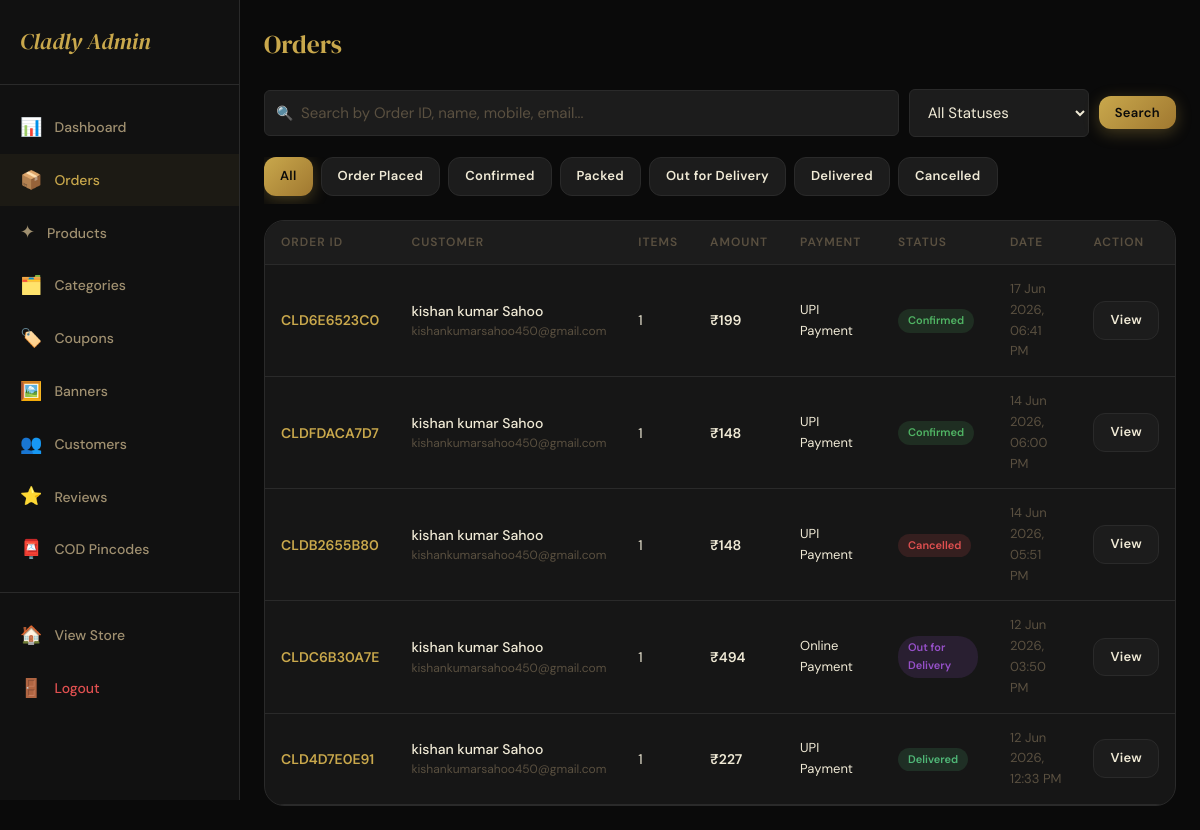
/admin-panel/orders/ (signed in), run on an earlier commit of the app's database.
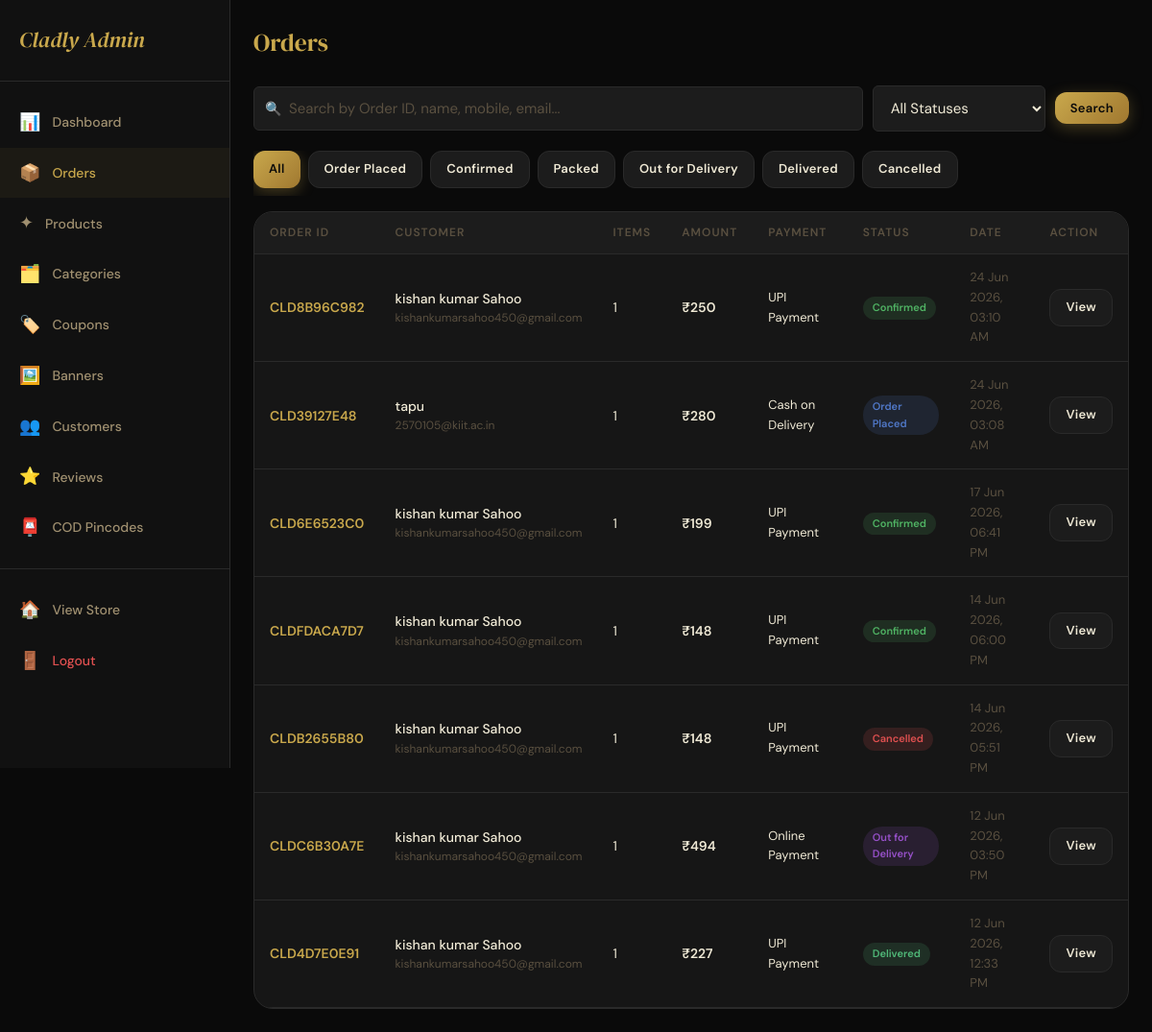
And on a later commit of the database.
### store/models.py (models this page shows, shortened)
class Order(models.Model):
    STATUS_CHOICES = [
        ('placed', 'Order Placed'),
        ('confirmed', 'Confirmed'),
        ('packed', 'Packed'),
        ('out_for_delivery', 'Out for Delivery'),
        ('delivered', 'Delivered'),
        ('cancelled', 'Cancelled'),
    ]
    PAYMENT_CHOICES = [
        ('cod', 'Cash on Delivery'),
        ('upi', 'UPI Payment'),
        ('online', 'Online Payment'),
    ]
    order_id = models.CharField(max_length=20, unique=True)
    user = models.ForeignKey(User, on_delete=models.SET_NULL, null=True, related_name='orders')
    address = models.ForeignKey(Address, on_delete=models.SET_NULL, null=True)
    delivery_name = models.CharField(max_length=150)
    delivery_mobile = models.CharField(max_length=15)
    delivery_address = models.TextField()
    delivery_college = models.CharField(max_length=200, blank=True)
    delivery_city = models.CharField(max_length=100)
    delivery_pincode = models.CharField(max_length=10)
    subtotal = models.DecimalField(max_digits=10, decimal_places=2)
    delivery_charge = models.DecimalField(max_digits=10, decimal_places=2, default=0)
    discount_amount = models.DecimalField(max_digits=10, decimal_places=2, default=0)
    grand_total = models.DecimalField(max_digits=10, decimal_places=2)
    coupon = models.ForeignKey(Coupon, on_delete=models.SET_NULL, null=True, blank=True)
    coupon_code = models.CharField(max_length=50, blank=True)
    payment_method = models.CharField(max_length=20, choices=PAYMENT_CHOICES, default='cod')
    payment_status = models.BooleanField(default=False)
    payment_transaction_id = models.CharField(max_length=200, blank=True)
    razorpay_order_id = models.CharField(max_length=200, blank=True)
    razorpay_payment_id = models.CharField(max_length=200, blank=True)
    razorpay_signature = models.CharField(max_length=500, blank=True)
    status = models.CharField(max_length=30, choices=STATUS_CHOICES, default='placed')
    placed_at = models.DateTimeField(auto_now_add=True)
    updated_at = models.DateTimeField(auto_now=True)
    expected_delivery = models.DateField(null=True, blank=True)
    notes = models.TextField(blank=True)
    referral_reward_given = models.BooleanField(default=False)
    cancel_reason = models.TextField(blank=True)
    cancelled_at = models.DateTimeField(null=True, blank=True)
    class Meta:
        ordering = ['-placed_at']

class User(AbstractBaseUser, PermissionsMixin):
    full_name = models.CharField(max_length=150)
    email = models.EmailField(unique=True)
    mobile = models.CharField(max_length=15, unique=True, null=True, blank=True)
    is_active = models.BooleanField(default=True)
    is_staff = models.BooleanField(default=False)
    date_joined = models.DateTimeField(default=timezone.now)
    profile_image = models.ImageField(upload_to='profiles/', null=True, blank=True)
    referral_code = models.CharField(max_length=20, unique=True, blank=True)
    referred_by = models.ForeignKey('self', null=True, blank=True, on_delete=models.SET_NULL, related_name='referrals')
    referral_credits = models.DecimalField(max_digits=10, decimal_places=2, default=0)
    USERNAME_FIELD = 'email'
    REQUIRED_FIELDS = ['full_name']
    objects = UserManager()

### store/views.py (the view, shortened to what this page needs)
# urls.py: path('admin-panel/orders/', views.admin_orders, name='admin_orders'),
@user_passes_test(is_admin, login_url='/login/')
def admin_orders(request):
    orders = Order.objects.all().select_related('user').prefetch_related('items')
    search_query = request.GET.get('q', '').strip()
    status_filter = request.GET.get('status')
    if status_filter:
        orders = orders.filter(status=status_filter)
    paginator = Paginator(orders, 25)
    page = paginator.get_page(request.GET.get('page', 1))
    return render(request, 'store/admin/orders.html', {
        'orders': page,
        'search_query': search_query,
        'status_choices': Order.STATUS_CHOICES,
        'current_status': status_filter,
    })

### store/context_processors.py (called while the page is built)
def cart_wishlist_count(request):
    cart_count = 0
    wishlist_count = 0
    notif_count = 0
    if request.user.is_authenticated:
        cart_count = Cart.objects.filter(user=request.user).count()
        wishlist_count = Wishlist.objects.filter(user=request.user).count()
        notif_count = Notification.objects.filter(user=request.user, is_read=False).count()
    else:
        session_key = request.session.session_key
        if session_key:
            cart_count = Cart.objects.filter(session_key=session_key).count()
    return {
        'cart_count': cart_count,
        'wishlist_count': wishlist_count,
        'notif_count': notif_count,
    }

def categories_list(request):
    categories = Category.objects.filter(is_active=True).order_by('order', 'name')
    return {'nav_categories': categories}

### store/views.py (called while the page is built)
def is_admin(user):
    return user.is_authenticated and user.is_staff

### store/templates/store/admin/orders.html (shortened to what this page needs)
{% extends 'store/admin/base_admin.html' %}
{% block admin_content %}
<div class="admin-header">
  <div class="admin-page-title">
    Orders
  </div>
</div>
<form method="get" style="display:flex;gap:10px;flex-wrap:wrap;margin-bottom:20px;align-items:center;">
  <div style="position:relative;flex:1;min-width:220px;">
    <input type="text" name="q" value="{{ search_query }}"
           placeholder="Search by Order ID, name, mobile, email..."
           class="form-control"
           style="padding-left:36px;"
           autofocus>
    <span style="position:absolute;left:12px;top:50%;transform:translateY(-50%);color:var(--text-muted);font-size:14px;">🔍</span>
  </div>
  <select name="status" class="form-control" style="max-width:180px;">
    <option value="">All Statuses</option>
  </select>
  <button type="submit" class="btn btn-gold btn-sm">Search</button>
</form>
<div style="display:flex;gap:8px;overflow-x:auto;padding-bottom:8px;margin-bottom:16px;">
  <a href="?" class="btn btn-sm {% if not current_status %}btn-gold{% else %}btn-dark{% endif %}">All</a>
  {% for val, label in status_choices %}
    <a href="?status={{ val }}" class="btn btn-sm {% if current_status == val %}btn-gold{% else %}btn-dark{% endif %}">{{ label }}</a>
  {% endfor %}
</div>
<div class="table-wrap">
  <table class="data-table">
    <thead>
      <tr><th>Order ID</th><th>Customer</th><th>Items</th><th>Amount</th><th>Payment</th><th>Status</th><th>Date</th><th>Action</th></tr>
    </thead>
    <tbody>
      {% for order in orders %}
        <tr>
          <td style="color:var(--gold);font-weight:600;">{{ order.order_id }}</td>
          <td>
            <div style="font-weight:500;">{{ order.delivery_name }}</div>
            {% if order.user %}<div style="font-size:12px;color:var(--text-muted);">{{ order.user.email }}</div>{% endif %}
          </td>
          <td>{{ order.items.count }}</td>
          <td style="font-weight:600;">₹{{ order.grand_total|floatformat:0 }}</td>
          <td style="font-size:13px;">{{ order.get_payment_method_display }}</td>
          <td><span class="status-badge status-{{ order.status }}">{{ order.get_status_display }}</span></td>
          <td style="color:var(--text-muted);font-size:13px;">{{ order.placed_at|date:"d M Y, h:i A" }}</td>
          <td><a href="{% url 'admin_order_detail' order.order_id %}" class="btn btn-dark btn-sm">View</a></td>
        </tr>
      {% empty %}
        <tr><td colspan="8" style="text-align:center;padding:40px;color:var(--text-muted);">No orders found.</td></tr>
      {% endfor %}
    </tbody>
  </table>
</div>
{% endblock %}

### store/templates/store/admin/base_admin.html (shortened to what this page needs)
{% load static %}
<!DOCTYPE html>
<html lang="en">
<head>
  <link rel="stylesheet" href="{% static 'store/css/main.css' %}">
</head>
<body style="padding-bottom:0;">
<div class="admin-layout">
  <aside class="admin-sidebar">
    <a href="{% url 'admin_dashboard' %}" class="admin-logo">Cladly Admin</a>
    <a href="{% url 'admin_dashboard' %}" class="admin-nav-item {% if request.resolver_match.url_name == 'admin_dashboard' %}active{% endif %}">
      <span class="admin-nav-icon">📊</span> Dashboard
    </a>
    <a href="{% url 'admin_orders' %}" class="admin-nav-item {% if 'admin_order' in request.resolver_match.url_name %}active{% endif %}">
      <span class="admin-nav-icon">📦</span> Orders
    </a>
    <a href="{% url 'admin_products' %}" class="admin-nav-item {% if 'admin_product' in request.resolver_match.url_name %}active{% endif %}">
      <span class="admin-nav-icon">✦</span> Products
    </a>
    <a href="{% url 'admin_categories' %}" class="admin-nav-item {% if 'admin_categor' in request.resolver_match.url_name %}active{% endif %}">
      <span class="admin-nav-icon">🗂️</span> Categories
    </a>
    <a href="{% url 'admin_coupons' %}" class="admin-nav-item {% if 'admin_coupon' in request.resolver_match.url_name %}active{% endif %}">
      <span class="admin-nav-icon">🏷️</span> Coupons
    </a>
    <a href="{% url 'admin_banners' %}" class="admin-nav-item {% if 'admin_banner' in request.resolver_match.url_name %}active{% endif %}">
      <span class="admin-nav-icon">🖼️</span> Banners
    </a>
    <a href="{% url 'admin_customers' %}" class="admin-nav-item {% if 'admin_customer' in request.resolver_match.url_name %}active{% endif %}">
      <span class="admin-nav-icon">👥</span> Customers
    </a>
    <a href="{% url 'admin_reviews' %}" class="admin-nav-item {% if 'admin_review' in request.resolver_match.url_name %}active{% endif %}">
      <span class="admin-nav-icon">⭐</span> Reviews
    </a>
    <a href="{% url 'admin_cod_pincodes' %}" class="admin-nav-item {% if 'admin_cod_pincode' in request.resolver_match.url_name %}active{% endif %}">
      <span class="admin-nav-icon">📮</span>COD Pincodes
   </a>
    <div style="border-top:1px solid var(--border);margin:16px 0;"></div>
    <a href="{% url 'home' %}" class="admin-nav-item">
      <span class="admin-nav-icon">🏠</span> View Store
    </a>
    <a href="{% url 'logout' %}" class="admin-nav-item" style="color:var(--error);">
      <span class="admin-nav-icon">🚪</span> Logout
    </a>
  </aside>
  <main class="admin-main">
    {% block admin_content %}{% endblock %}
  </main>
</div>
</body>
</html>

What changed in the data, as far as the page shows it:
added Order: order_id "CLD8B96C982", delivery_name "kishan kumar Sahoo", user.email "kishankumarsahoo450@gmail.com", items.count "1", grand_total "250", payment_method "UPI Payment", status "Confirmed", placed_at "24 Jun 2026, 03:10 AM"
added Order: order_id "CLD39127E48", delivery_name "tapu", user.email "2570105@kiit.ac.in", items.count "1", grand_total "280", payment_method "Cash on Delivery", status "Order Placed", placed_at "24 Jun 2026, 03:08 AM"
